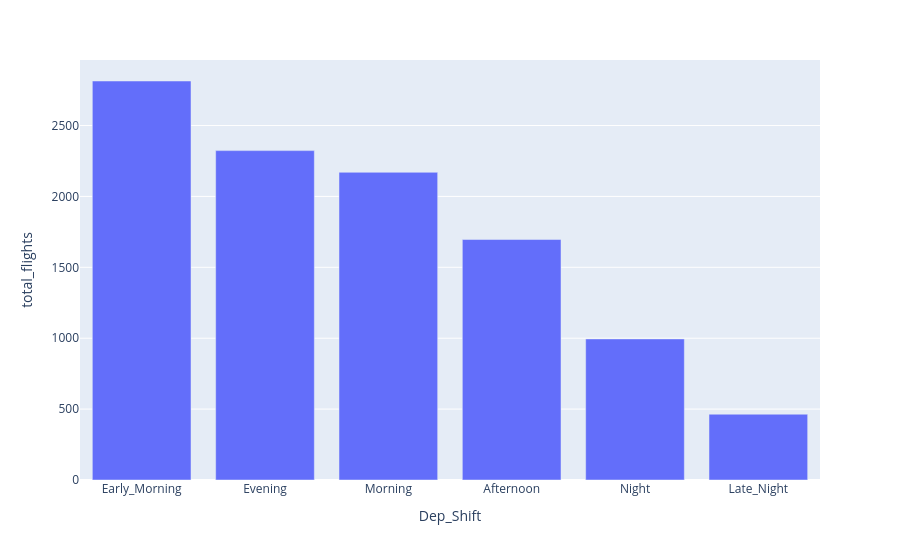

Notebook code cell kept with this figure:
### Code cell
px.bar(data_frame=counts,x="Dep_Shift",y="total_flights")

### Figure 1 — Plotly figure (JSON) as saved in the notebook; plotly's stock layout.template omitted (floating-point values rounded to 4 significant figures)
{"data": [{"hovertemplate": "Dep_Shift=%{x}<br>total_flights=%{y}<extra></extra>", "legendgroup": "", "marker": {"color": "#636efa", "pattern": {"shape": ""}}, "name": "", "orientation": "v", "showlegend": false, "textposition": "auto", "type": "bar", "x": ["Early_Morning", "Evening", "Morning", "Afternoon", "Night", "Late_Night"], "xaxis": "x", "y": [2814, 2323, 2170, 1696, 995, 464], "yaxis": "y"}], "layout": {"barmode": "relative", "legend": {"tracegroupgap": 0}, "margin": {"t": 60}, "xaxis": {"anchor": "y", "domain": [0, 1], "title": {"text": "Dep_Shift"}}, "yaxis": {"anchor": "x", "domain": [0, 1], "title": {"text": "total_flights"}}}}
